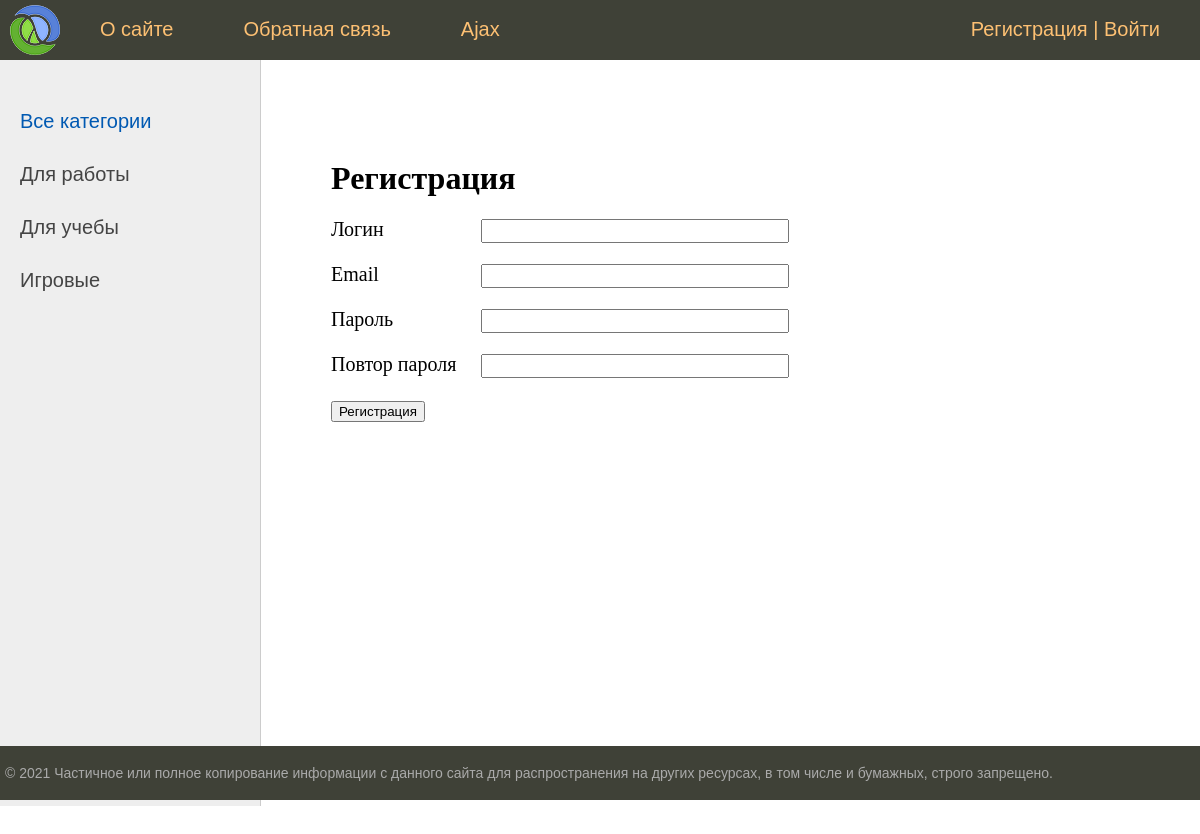
Screenshot of /register/ with the database file from the repository.
### laptops/models.py (models this page shows, shortened)
class Category(models.Model):
    name = models.CharField(max_length=100, db_index=True, verbose_name="Категория")
    slug = models.SlugField(max_length=255, unique=True, db_index=True, verbose_name="URL")
    def get_absolute_url(self):
        return reverse('category', kwargs={'cat_slug': self.slug})
    class Meta:
        verbose_name = 'Категория'
        verbose_name_plural = 'Категория'
        ordering = ['id']

### laptops/views.py (the view, shortened to what this page needs)
# urls.py: path('register/', RegisterUser.as_view(), name='register'),
class RegisterUser(DataMixin, CreateView):
    form_class = RegisterUserForm
    template_name = 'laptops/register.html'
    success_url = reverse_lazy('login')
    def get_context_data(self, *, object_list=None, **kwargs):
        context = super().get_context_data(**kwargs)
        c_def = self.get_user_context(title="Регистрация")
        return context | c_def

### laptops/forms.py
class RegisterUserForm(UserCreationForm):
    username = forms.CharField(label='Логин', widget=forms.TextInput(attrs={'class': 'form-input'}))
    email = forms.EmailField(label='Email', widget=forms.EmailInput(attrs={'class': 'form-input'}))
    password1 = forms.CharField(label='Пароль', widget=forms.PasswordInput(attrs={'class': 'form-input'}))
    password2 = forms.CharField(label='Повтор пароля', widget=forms.PasswordInput(attrs={'class': 'form-input'}))
    class Meta:
        model = User
        fields = ('username', 'email', 'password1', 'password2')

### laptops/utils.py (called while the page is built)
    def get_user_context(self, **kwargs):
        context = kwargs
        cats = cache.get('cats')
        if not cats:
            cats = Category.objects.annotate(Count('laptop'))
            cache.set('cats', cats, 60)
        user_menu = menu.copy()
        if not self.request.user.is_superuser:
            user_menu.pop(1)
        context['menu'] = user_menu
        context['cats'] = cats
        if 'cat_selected' not in context:
            context['cat_selected'] = 0
        return context

### laptops/templates/laptops/register.html (shortened to what this page needs)
{% extends 'laptops/base.html' %}
{% block content %}
<h1>{{ title }}</h1>
<form method="post">
    {% for f in form %}
    <p><label class="form-label" for="{{ f.id_for_label }}">{{ f.label }}</label>{{ f }}</p>
    {% endfor %}
    <button type="submit">Регистрация</button>
</form>
{% endblock %}

### laptops/templates/laptops/base.html (shortened to what this page needs)
{% load static %}
{% load rednews_tags %}
<!DOCTYPE html>
<html>
<head>
	<link type="text/css" href="{% static 'laptops/css/styles.css' %}" rel="stylesheet" />
</head>
<body>
<table class="table-page" border=0 cellpadding="0" cellspacing="0">
<tr><td valign=top>
{% block mainmenu %}
		<div class="header">
			<ul id="mainmenu" class="mainmenu">
			<li class="logo"><a href="{% url 'home' %}"><div class="logo"></div></a></li>
			{% for m in menu %}
				<li><a href="{% url m.url_name %}">{{m.title}}</a></li>
			{% endfor %}
			{% if request.user.is_authenticated %}
				<li class="last">{{ user.username }} | <a href="{% url 'logout' %}">Выйти</a></li>
			{% else %}
				<li class="last"><a href="{% url 'register' %}">Регистрация</a> | <a href="{% url 'login' %}">Войти</a></li>
			{% endif %}
				<li class=""><a href="{% url 'ajax' %}">Ajax</a></li>
			</ul>
		</div>
{% endblock mainmenu %}
<table class="table-content" border=0 cellpadding="0" cellspacing="0">
<tr>
	<td valign="top" class="left-chapters">
	<ul id="leftchapters">
	{% if cat_selected == 0 %}
		<li class="selected">Все категории</li>
	{% else %}
		<li><a href="{% url 'home' %}">Все категории</a></li>
	{% endif %}
	{% for c in cats %}
		{% if c.laptop__count > 0 %}
			{% if c.pk == cat_selected %}
				<li class="selected">{{ c.name }}</li>
			{% else %}
				<li><a href="{{ c.get_absolute_url }}">{{ c.name }}</a></li>
			{% endif %}
		{% endif %}
	{% endfor %}
	</ul>
</td>
<td valign="top" class="content">
<div class="content-text">
{% block content %}
{% endblock %}
</div>
</td></tr></table>
</td></tr>
<tr><td valign=top>
	<div id="footer">
		<p>&copy; 2021 Частичное или полное копирование информации с данного сайта для распространения на других ресурсах, в том числе и бумажных, строго запрещено.</p>
	</div>
</td></tr></table>
</body>
</html>

### laptops/static/laptops/css/styles.css (style rules this page uses)
html, body { font-family: 'Arial'; margin: 0; padding: 0; height: 100%; width: 100%; color: #444; }
a { color: #0059b2; text-decoration: none; }
.table-page { width: 100%; height: 100%; vertical-align: top; }
.table-page tr { height: 100%; }
.header { background: #3F4137; height: 60px; }
.logo { background: url('../images/logo.png') no-repeat 10px 5px; width: 70px; height: 60px; }
ul.mainmenu { list-style: none; margin: 0; padding: 0; height: 60px; color: #fdc073; font-size: 20px; overflow: hidden; }
ul.mainmenu li { float: left; margin: 18px 40px 0 30px; }
ul.mainmenu li.logo { margin: 0; }
ul.mainmenu li.last { float: right; }
ul.mainmenu li a { color: #fdc073; text-decoration: none; }
.table-content { width: 100%; min-height: 100%; height: 100%; }
.left-chapters { margin: 0; background: #eee; border-right: 1px solid #ccc; min-height: 100%; }
.left-chapters ul { width: 230px; min-height: 100%; margin: 0; padding: 20px 10px 10px 20px; list-style: none; font-size: 20px; }
.left-chapters ul li { margin: 30px 0 0 0; color: #999; }
.left-chapters ul li.selected { color: #0059b2; }
.left-chapters ul li a { color: #444; text-decoration: none; }
.content { padding: 40px 20px 20px 40px; width: 100%; box-sizing: border-box; }
.content-text { margin: 60px 0 0 30px; color: #000; font-size: 20px; font-family: Yandex Sans Display Light; }
.content-text h1 { font-size: 32px; }
#footer { box-sizing: border-box; background: #3F4137; padding: 5px; color: #aaa; font-size: 14px; font-family: Verdana, Geneva, Arial, Helvetica; text-align: left; overflow: hidden; }
.form-input { width: 300px; font-size: 16px; }
.form-label { display: inline-block; min-width: 150px; vertical-align: top; }

### rows the page displays
Category: name "Для работы"
Category: name "Для учебы"
Category: name "Игровые"

### other values shown
{{ m.title }} "О сайте" "Обратная связь"
{{ title }} "Регистрация"
{{ f.label }} "Логин" "Email" "Пароль" "Повтор пароля"
